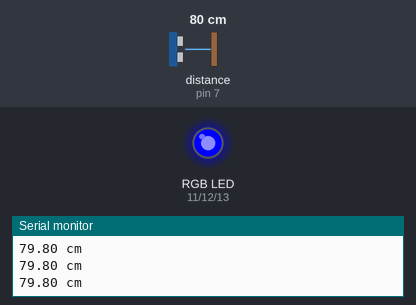
Bench run of a sketch on a simulated Arduino Uno, built with avr-gcc and run on an emulated ATmega328P. Shown: an RGB LED mixed from three pins (HIGH = lit), the last lines printed to the serial monitor. Wiring (inferred from the names in the program): ultrasonic range finder: trigger pin 6; echo pin 7. The inputs (shaded band) are chosen by the test bench; at power-on: distance to the obstacle (sensor on pin 7) 80 cm. The echo pulse lasts 58.3 µs per cm; pins used as bus, display or sensor lines are not drawn.

Above: at 1.2 s.
1.3 s: distance to the obstacle (sensor on pin 7) set to 54 cm
2.8 s: distance to the obstacle (sensor on pin 7) set to 47 cm
At 3.2 s:
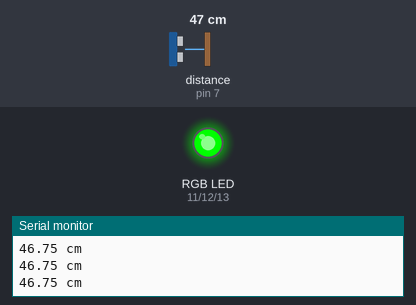
4.3 s: distance to the obstacle (sensor on pin 7) set to 250 cm
At 4.6 s:
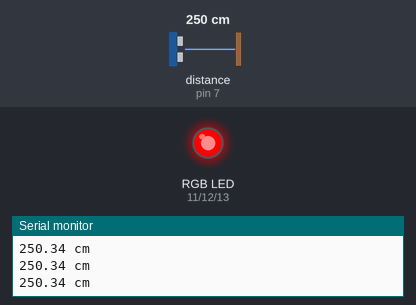
5.8 s: distance to the obstacle (sensor on pin 7) set to 205 cm
8.8 s: distance to the obstacle (sensor on pin 7) set to 195 cm
At 10.0 s:
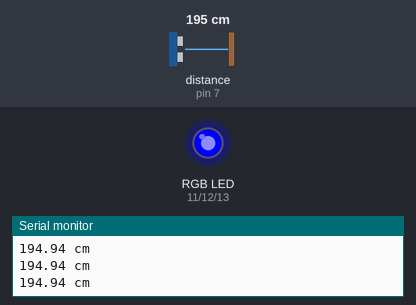
10.3 s: distance to the obstacle (sensor on pin 7) set to 2 cm
At 11.0 s:
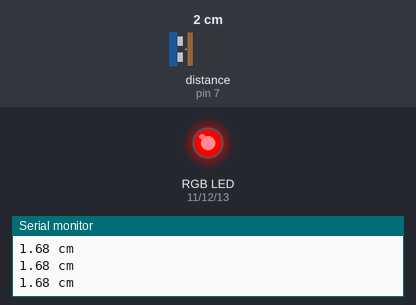
Timing chart, 0 to 12.8 s (numbered marks = the images above; inputs shaded):
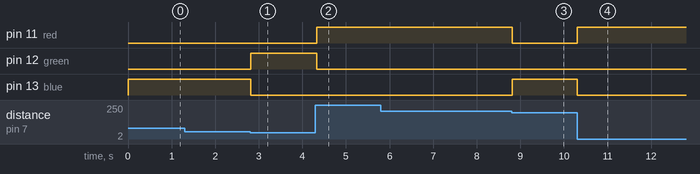

Measured:
- the behaviour switches between 51 and 50 cm on distance to the obstacle (sensor on pin 7) (found by bisection; images 0 and 1)
- the behaviour switches between 200 and 199 cm on distance to the obstacle (sensor on pin 7) (found by bisection; images 2 and 3)
- after the input at 2.8 s, pin 12 (green): LOW → HIGH at once; pin 13 (blue): HIGH → LOW at once
- after the input at 4.3 s, pin 11 (red): LOW → HIGH at once; pin 12 (green): HIGH → LOW at once
- after the input at 8.8 s, pin 11 (red): HIGH → LOW at once; pin 13 (blue): LOW → HIGH at once
- after the input at 10.3 s, pin 11 (red): LOW → HIGH at once; pin 13 (blue): HIGH → LOW at once

The sketch:

tavolsagRGB.ino
```cpp
byte trig = 6;
byte echo = 7;
byte red = 11;
byte green = 12;
byte blue = 13;
float distance;
float time;

void setup() {
  pinMode(trig, OUTPUT);//Hangszóró (Trigger)
  pinMode(echo, INPUT);//Mikrofon (Echo)
  pinMode(blue,OUTPUT); //Kék
  pinMode(green,OUTPUT); //Zöld
  pinMode(red,OUTPUT); //Piros
  Serial.begin(9600);
}

void loop() {
  digitalWrite(trig, HIGH);
  delayMicroseconds(12);
  digitalWrite(trig, LOW);
  time = pulseIn(echo, HIGH)/2;//Várakozás a magas jelre
  distance = 343.5 * time / 10000;
  Serial.print(distance); Serial.println(" cm");

  if(distance <= 10 || distance >= 200)
  {
  digitalWrite(red,HIGH);
  digitalWrite(green,LOW);
  digitalWrite(blue,LOW);
  }

  else if (distance >= 10 && distance <= 50)
  {
  digitalWrite(red,LOW);
  digitalWrite(green,HIGH);
  digitalWrite(blue,LOW);
  }

  else
  {
  digitalWrite(red,LOW);
  digitalWrite(green,LOW);
  digitalWrite(blue,HIGH);
  }

  delay(10);//Azt cső
}
```
